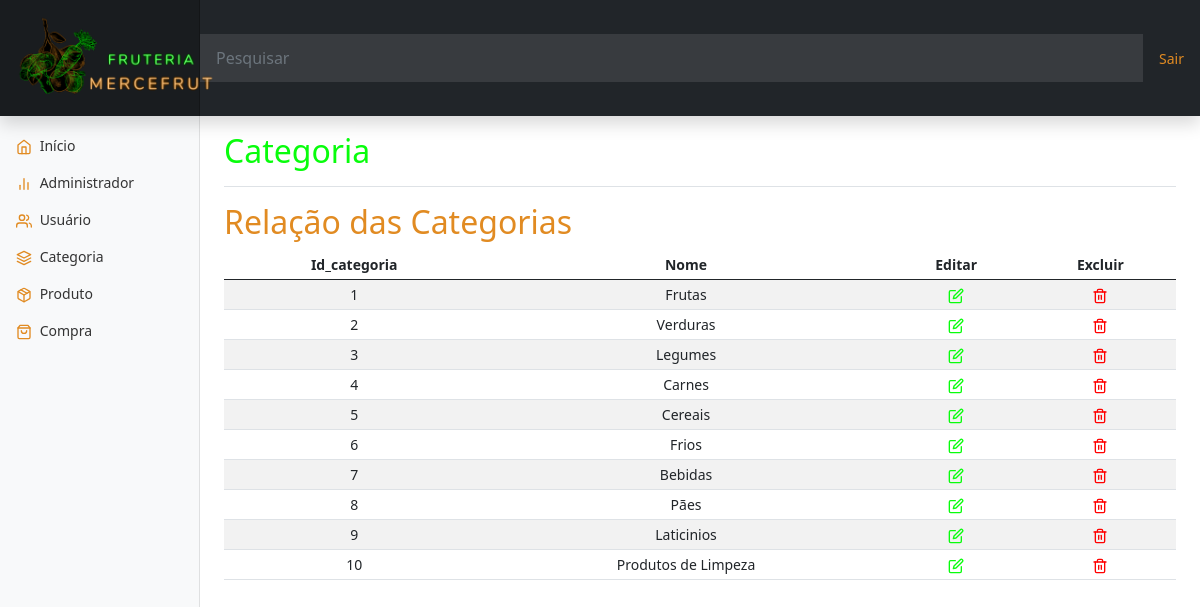
The app's page /DAW2021_Gabrielbisso/categoria/listar.php (signed in) with its own data.
### tables this page shows
CREATE TABLE `categoria` (
  `id_categoria` int(11) NOT NULL,
  `nome` varchar(200) NOT NULL
);

### DAW2021_Gabrielbisso/class/CategoriaDAO.php (called while the page is built, shortened)
<?php
    include_once ("Categoria.php");
    class CategoriaDAO{
        public function __construct(){
            $this->conexao = new PDO ("mysql:host=localhost;dbname=mercefrut", "root", "");}
        public function listar(){
            $resultado = $this->conexao->prepare("SELECT * FROM Categoria");
            $resultado->execute();
            $arrayCategoria = array();
            while ($retorno = $resultado->fetch())
            {
                $objCategoria = new Categoria();
                $objCategoria->setId_categoria($retorno['id_categoria']);
                $objCategoria->setNome($retorno['nome']);
                $arrayCategoria[] = $objCategoria;
            }
            return $arrayCategoria;
        }
    }
?>

### DAW2021_Gabrielbisso/class/Categoria.php (called while the page is built)
<?php
    class Categoria{
        private $id_categoria;
        private $nome;
    public function getId_categoria(){
        return $this->id_categoria;
    }
    public function setId_categoria($valor){
        $this->id_categoria = $valor;
    }
    public function getNome(){
        return $this->nome;
    }
    public function setNome($valor){
        $this->nome = $valor;
    }
}
?>

### DAW2021_Gabrielbisso/categoria/listar.php (the view, shortened to what this page needs)
<?php
  include_once ("../cabecalho.php");
    include_once("../class/Categoria.php");
    include_once("../class/CategoriaDAO.php");
    $objCategoriaDAO = new CategoriaDAO();
    $retorno = $objCategoriaDAO->listar();
?>
<main class="col-md-9 ms-sm-auto col-lg-10 px-md-4">
  <div class="d-flex justify-content-between flex-wrap flex-md-nowrap align-items-center pt-3 pb-2 mb-3 border-bottom">
    <h1 class="h2" style='color: #08FD0C;'>Categoria</h1>
  </div>
  <h2 style='color: #E18B22;'>Relação das Categorias</h2>
  <div class="table-responsive">
    <table class="table table-striped table-sm">
      <thead>
        <tr style="text-align: center;">
          <th scope="col">Id_categoria</th>
          <th scope="col">Nome</th>
          <th scope="col">Editar</th>
          <th scope="col">Excluir</th>
        </tr>
      </thead>
      <tbody>
      <?php
        foreach ($retorno as $linha)
        {
      ?>
        <tr style="text-align: center;">
          <td><?=$linha->getId_categoria();?></td>
          <td><?=$linha->getNome();?></td>
          <td><a href="editar.php?id=<?=$linha->getId_categoria();?>"><span data-feather="edit" style='color: #08FD0C;'>Editar</span></a></td>
          <td><a href="excluir.php?id=<?=$linha->getId_categoria();?>"><span data-feather="trash-2" style="color:red">Excluir</span></a></td>
        </tr>
      <?php
        }
      ?>
      </tbody>
    </table>
  </div>
</main>
<?php
  include_once ("../rodape.php");
?>

### DAW2021_Gabrielbisso/dadostemplate/dashboard.css (style rules this page uses)
body { font-size: .875rem; }
.feather { width: 16px; height: 16px; vertical-align: text-bottom; }

### records on screen
categoria: id_categoria "1", nome "Frutas"
categoria: id_categoria "2", nome "Verduras"
categoria: id_categoria "3", nome "Legumes"
categoria: id_categoria "4", nome "Carnes"
categoria: id_categoria "5", nome "Cereais"
categoria: id_categoria "6", nome "Frios"
categoria: id_categoria "7", nome "Bebidas"
categoria: id_categoria "8", nome "Pães"
categoria: id_categoria "9", nome "Laticinios"
categoria: id_categoria "10", nome "Produtos de Limpeza"
